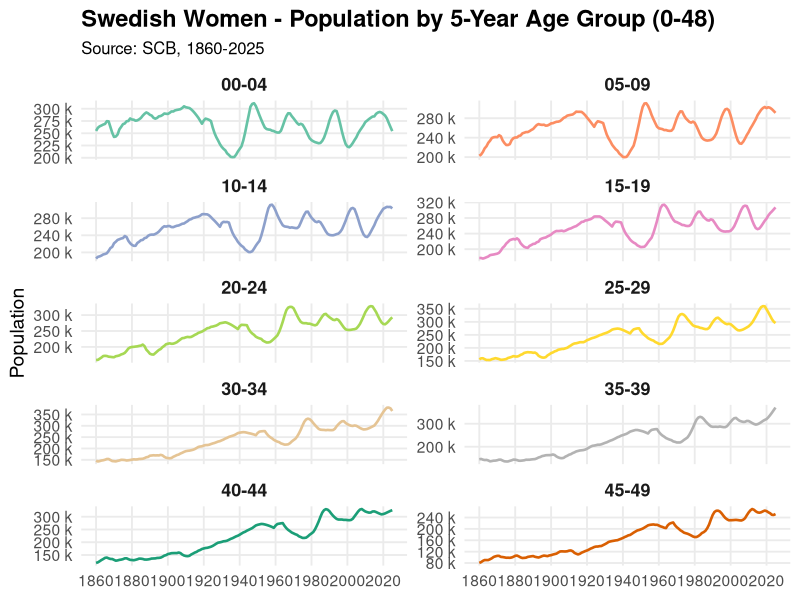
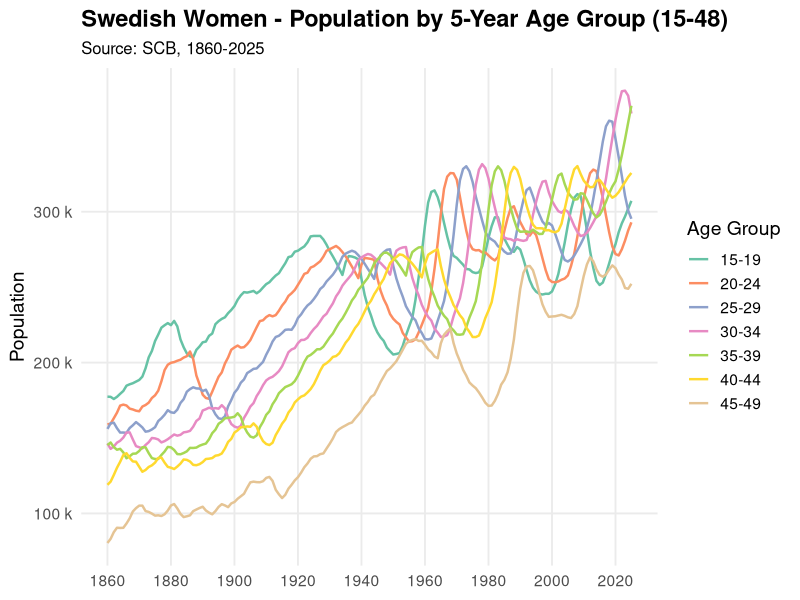
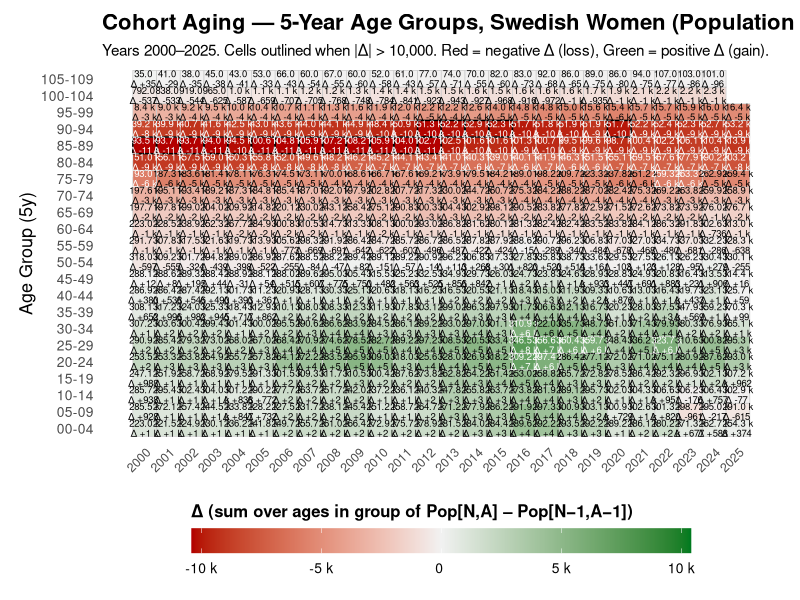
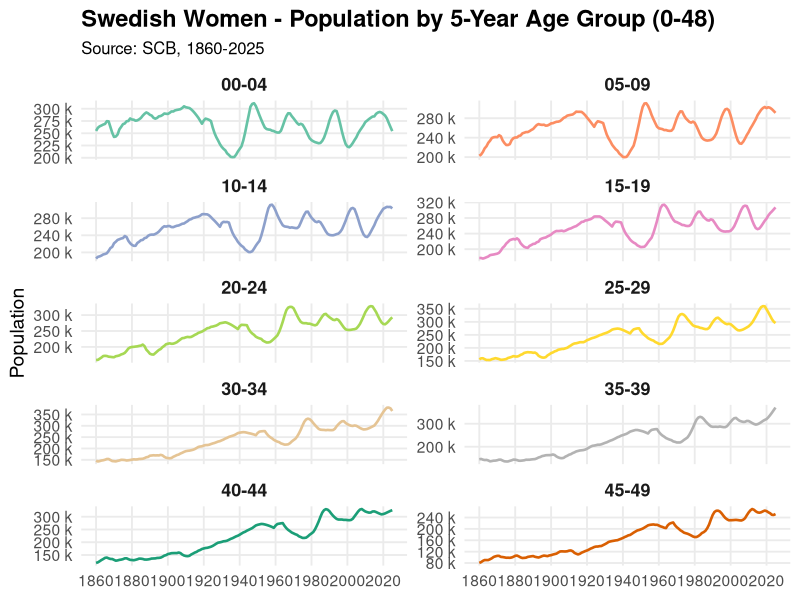
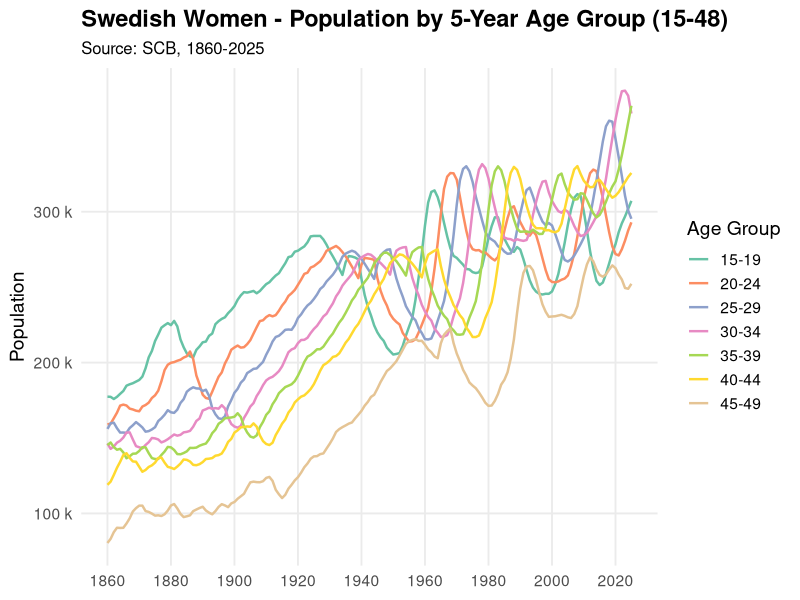
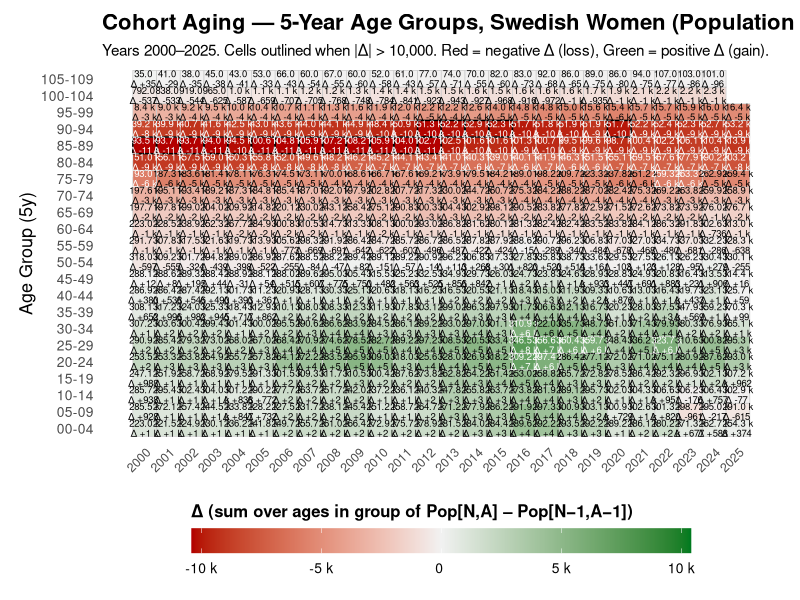
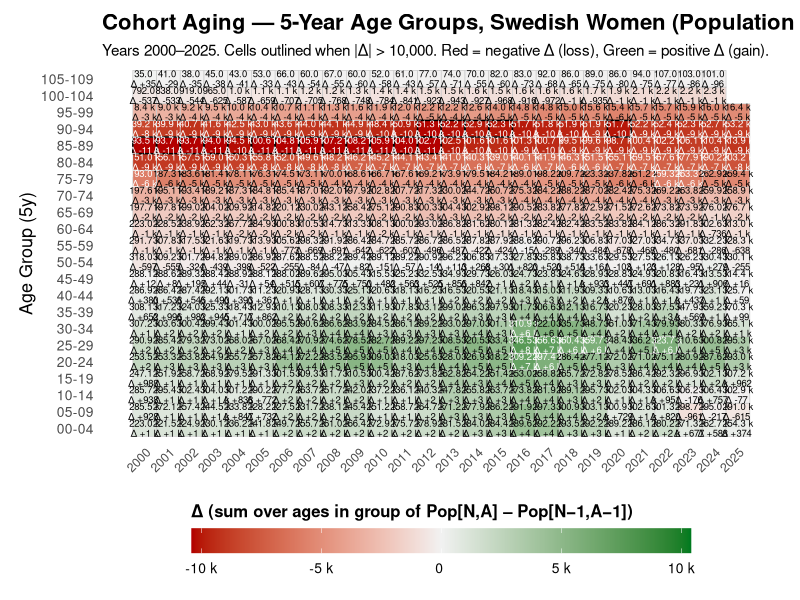

Recreate these plots in R, in order.
###############################################################
## Swedish Women Population Analysis
## 1. Merge two SCB CSV files into one dataframe
## 2. Plot evolution of 5-year age groups (15-48) from 1860-2025
## 3. Cohort-aging heatmap (all ages, 2000-2025)
###############################################################

suppressPackageStartupMessages({
  library(dplyr)
  library(tidyr)
  library(readr)
  library(ggplot2)
  library(scales)
  library(stringr)
})

OUT_DIR <- "visual"
dir.create(OUT_DIR, recursive = TRUE, showWarnings = FALSE)

# =====================================================================
# 1. LOAD & MERGE
# =====================================================================

# --- File A: 1860-2024 (wide format, semicolon-separated) ---
raw_a <- read_delim(
  "2025_update/0000053A_20260309-173435.csv",
  delim       = ";",
  skip        = 2,
  col_names   = TRUE,
  show_col_types = FALSE,
  locale      = locale(encoding = "UTF-8")
)

# Parse age from "0 years", "1 year", "100+ years" etc.
parse_age <- function(x) {
  x <- str_trim(x)
  ifelse(str_detect(x, "\\+"), NA_integer_,
         as.integer(str_extract(x, "^\\d+")))
}

# Pivot to long
pop_a <- raw_a %>%
  rename(age_raw = 1, sex = 2) %>%
  mutate(Age = parse_age(age_raw)) %>%
  filter(!is.na(Age)) %>%
  select(-age_raw, -sex) %>%
  pivot_longer(-Age, names_to = "Year", values_to = "Population") %>%
  mutate(Year = as.integer(Year),
         Population = as.numeric(Population))

# --- File B: 2025 (single-year, semicolon-separated) ---
raw_b <- read_delim(
  "2025_update/0000088D_20260309-173522.csv",
  delim       = ";",
  skip        = 2,
  col_names   = TRUE,
  show_col_types = FALSE,
  locale      = locale(encoding = "UTF-8")
)

pop_b <- raw_b %>%
  rename(age_raw = 1, sex = 2) %>%
  mutate(Age = parse_age(age_raw)) %>%
  filter(!is.na(Age)) %>%
  select(-age_raw, -sex) %>%
  pivot_longer(-Age, names_to = "Year", values_to = "Population") %>%
  mutate(Year = as.integer(Year),
         Population = as.numeric(Population))

# --- Merge (bind rows, remove duplicates keeping latest file) ---
pop <- bind_rows(pop_a, pop_b) %>%
  distinct(Year, Age, .keep_all = TRUE) %>%
  arrange(Year, Age) %>%
  filter(!is.na(Population))

cat("Merged data:", nrow(pop), "rows,",
    "Years:", min(pop$Year), "-", max(pop$Year),
    ", Ages: 0 -", max(pop$Age), "\n")

# --- Export merged long-format data ---
write_csv(pop, "2025_update/1860_to_2025_women_population.csv")
cat("Merged CSV written to 2025_update/1860_to_2025_women_population.csv\n")

# =====================================================================
# HELPER: 5-year age group labels
# =====================================================================
max_age <- max(pop$Age, na.rm = TRUE)

mk_group5 <- function(a) {
  gs <- (a %/% 5) * 5
  ge <- pmin(gs + 4, max_age)
  sprintf("%02d-%02d", gs, ge)
}

# =====================================================================
# 2. LINE PLOTS - Women 0-48, 5-year groups, 1860-2025
# =====================================================================

pop_fertile <- pop %>%
  filter(Age >= 15, Age <= 48) %>%
  mutate(AgeGroup5 = mk_group5(Age),
         grp_start = (Age %/% 5) * 5) %>%
  group_by(AgeGroup5, grp_start, Year) %>%
  summarise(Population = sum(Population, na.rm = TRUE), .groups = "drop") %>%
  mutate(AgeGroup5 = factor(AgeGroup5,
                            levels = sort(unique(mk_group5(seq(15, 48))))))

pop_extended <- pop %>%
  filter(Age >= 0, Age <= 48) %>%
  mutate(AgeGroup5 = mk_group5(Age),
         grp_start = (Age %/% 5) * 5) %>%
  group_by(AgeGroup5, grp_start, Year) %>%
  summarise(Population = sum(Population, na.rm = TRUE), .groups = "drop") %>%
  mutate(AgeGroup5 = factor(AgeGroup5,
                            levels = sort(unique(mk_group5(seq(0, 48))))))

# -- Faceted line plot (0-48) --
p_lines <- ggplot(pop_extended, aes(x = Year, y = Population)) +
  geom_line(aes(color = AgeGroup5), linewidth = 0.9) +
  facet_wrap(~ AgeGroup5, scales = "free_y", ncol = 2) +
  scale_x_continuous(breaks = seq(1860, 2030, by = 20)) +
  scale_y_continuous(labels = label_number(scale_cut = cut_si(""))) +
  scale_color_manual(values = rep(c("#66c2a5","#fc8d62","#8da0cb","#e78ac3",
                                     "#a6d854","#ffd92f","#e5c494","#b3b3b3",
                                     "#1b9e77","#d95f02"), 2),
                     guide = "none") +
  labs(
    title    = "Swedish Women - Population by 5-Year Age Group (0-48)",
    subtitle = "Source: SCB, 1860-2025",
    x = NULL, y = "Population"
  ) +
  theme_minimal(base_size = 14) +
  theme(
    strip.text       = element_text(face = "bold", size = 13),
    plot.title       = element_text(face = "bold", size = 17),
    plot.subtitle    = element_text(size = 12),
    panel.grid.minor = element_blank(),
    panel.background = element_rect(fill = "white", color = NA),
    plot.background  = element_rect(fill = "white", color = NA)
  )

p_lines

ggsave(file.path(OUT_DIR, "women_0_48_faceted_lines_1860_2025.png"),
       p_lines, width = 14, height = 16, dpi = 300, bg = "white")

# -- Combined (all groups on one panel) --
p_combined <- ggplot(pop_fertile, aes(x = Year, y = Population,
                                       color = AgeGroup5)) +
  geom_line(linewidth = 0.85) +
  scale_x_continuous(breaks = seq(1860, 2030, by = 20)) +
  scale_y_continuous(labels = label_number(scale_cut = cut_si(""))) +
  scale_color_brewer(palette = "Set2", name = "Age Group") +
  labs(
    title    = "Swedish Women - Population by 5-Year Age Group (15-48)",
    subtitle = "Source: SCB, 1860-2025",
    x = NULL, y = "Population"
  ) +
  theme_minimal(base_size = 14) +
  theme(
    plot.title       = element_text(face = "bold", size = 17),
    plot.subtitle    = element_text(size = 12),
    legend.position  = "right",
    panel.grid.minor = element_blank(),
    panel.background = element_rect(fill = "white", color = NA),
    plot.background  = element_rect(fill = "white", color = NA)
  )

p_combined

ggsave(file.path(OUT_DIR, "women_15_48_combined_lines_1860_2025.png"),
       p_combined, width = 16, height = 8, dpi = 300, bg = "white")

cat("Line plots saved.\n")

# =====================================================================
# 3. COHORT-AGING HEATMAP - All ages, 2000-2025
#    Δ(N,A) = Pop(N,A) - Pop(N-1,A-1)  (cohort aging delta)
# =====================================================================

HIGHLIGHT_THRESHOLD <- 10000L   # outline cells when |Δ| > this

# --- Single-age cohort deltas ---
delta_long <- pop %>%
  mutate(Year_prev = Year - 1L, Age_prev = Age - 1L) %>%
  left_join(
    pop %>% select(Year, Age, Population) %>%
      rename(Year_prev = Year, Age_prev = Age, Pop_prev = Population),
    by = c("Year_prev", "Age_prev")
  ) %>%
  transmute(Year, Age, delta = Population - Pop_prev)

# --- 5-year grouped population & delta ---
pop_group_year <- pop %>%
  mutate(AgeGroup5 = mk_group5(Age),
         grp_start = (Age %/% 5) * 5) %>%
  group_by(AgeGroup5, grp_start, Year) %>%
  summarise(Population = sum(Population, na.rm = TRUE), .groups = "drop")

delta_group_year <- delta_long %>%
  mutate(AgeGroup5 = mk_group5(Age),
         grp_start  = (Age %/% 5) * 5) %>%
  group_by(AgeGroup5, grp_start, Year) %>%
  summarise(Delta = sum(delta, na.rm = TRUE), .groups = "drop")

# --- Merge & restrict to 2000-2025 ---
YEAR_MIN <- 2000L
YEAR_MAX <- max(pop$Year)

df5 <- pop_group_year %>%
  left_join(delta_group_year, by = c("AgeGroup5", "grp_start", "Year")) %>%
  filter(Year >= YEAR_MIN, Year <= YEAR_MAX)

group_levels <- df5 %>% distinct(AgeGroup5, grp_start) %>%
  arrange(grp_start) %>% pull(AgeGroup5)
df5 <- df5 %>% mutate(AgeGroup5 = factor(AgeGroup5, levels = group_levels))

# --- Labels: Population + Δ ---
fmt_si     <- label_number(accuracy = 0.1, scale_cut = cut_si(""))
fmt_si_int <- label_number(accuracy = 1,   scale_cut = cut_si(""))

df5 <- df5 %>%
  mutate(
    pop_lbl   = fmt_si(Population),
    delta_lbl = ifelse(is.na(Delta), "",
                       paste0(ifelse(Delta > 0, "+", ""), fmt_si_int(Delta))),
    label     = ifelse(delta_lbl == "", pop_lbl,
                       paste0(pop_lbl, "\n\u0394 ", delta_lbl))
  )

# --- Color clamping ---
q98   <- quantile(abs(df5$Delta), 0.98, na.rm = TRUE)
limit <- max(HIGHLIGHT_THRESHOLD, q98, na.rm = TRUE)
df5 <- df5 %>%
  mutate(
    delta_clamped = pmax(pmin(Delta, limit), -limit),
    extreme       = !is.na(Delta) & abs(Delta) > HIGHLIGHT_THRESHOLD
  )

lim <- max(abs(df5$delta_clamped), na.rm = TRUE)
df5 <- df5 %>%
  mutate(text_col = case_when(
    is.na(delta_clamped) ~ "black",
    abs(delta_clamped) > 0.55 * lim ~ "white",
    TRUE ~ "black"
  ))

# --- Heatmap ---
p_heat <- ggplot(df5, aes(x = Year, y = AgeGroup5, fill = delta_clamped)) +
  geom_tile(color = "grey80", linewidth = 0.25) +
  geom_tile(
    data = subset(df5, extreme),
    aes(x = Year, y = AgeGroup5),
    fill = NA, color = "black", linewidth = 0.5
  ) +
  geom_text(
    aes(label = label, color = text_col),
    size = 2.4, lineheight = 0.88
  ) +
  scale_color_identity() +
  scale_x_continuous(breaks = seq(YEAR_MIN, YEAR_MAX, by = 1)) +
  scale_fill_gradient2(
    name     = "\u0394 (sum over ages in group of Pop[N,A] \u2013 Pop[N\u22121,A\u22121])",
    low      = "#b30000", mid = "#f2f2f2", high = "#007a1f",
    midpoint = 0, limits = c(-lim, lim),
    labels   = label_number(scale_cut = cut_si("")),
    na.value = "grey95"
  ) +
  labs(
    title    = "Cohort Aging \u2014 5-Year Age Groups, Swedish Women (Population & \u0394)",
    subtitle = paste0(
      "Years ", YEAR_MIN, "\u2013", YEAR_MAX,
      ". Cells outlined when |\u0394| > ", comma(HIGHLIGHT_THRESHOLD),
      ". Red = negative \u0394 (loss), Green = positive \u0394 (gain)."
    ),
    x = NULL, y = "Age Group (5y)"
  ) +
  guides(
    fill = guide_colorbar(
      direction      = "horizontal",
      title.position = "top",
      barwidth       = unit(5, "in"),
      barheight      = unit(0.25, "in")
    )
  ) +
  theme_minimal(base_size = 13) +
  theme(
    panel.grid         = element_blank(),
    plot.title         = element_text(face = "bold", size = 16),
    plot.subtitle      = element_text(size = 11),
    axis.text.x        = element_text(size = 9, angle = 45, hjust = 1),
    axis.text.y        = element_text(size = 10),
    legend.position    = "bottom",
    legend.direction   = "horizontal",
    legend.title       = element_text(size = 12, face = "bold"),
    legend.text        = element_text(size = 10),
    legend.background  = element_rect(fill = "white", color = NA),
    panel.background   = element_rect(fill = "white", color = NA),
    plot.background    = element_rect(fill = "white", color = NA),
    plot.margin        = margin(10, 14, 10, 14)
  )

p_heat

ggsave(file.path(OUT_DIR, "cohort_heatmap_5y_women_2000_2025.png"),
       p_heat, width = 22, height = 14, dpi = 300, bg = "white")
ggsave(file.path(OUT_DIR, "cohort_heatmap_5y_women_2000_2025.pdf"),
       p_heat, width = 22, height = 14, bg = "white")

cat("Heatmap saved.\n")
cat("Done - all outputs in:", OUT_DIR, "\n")
